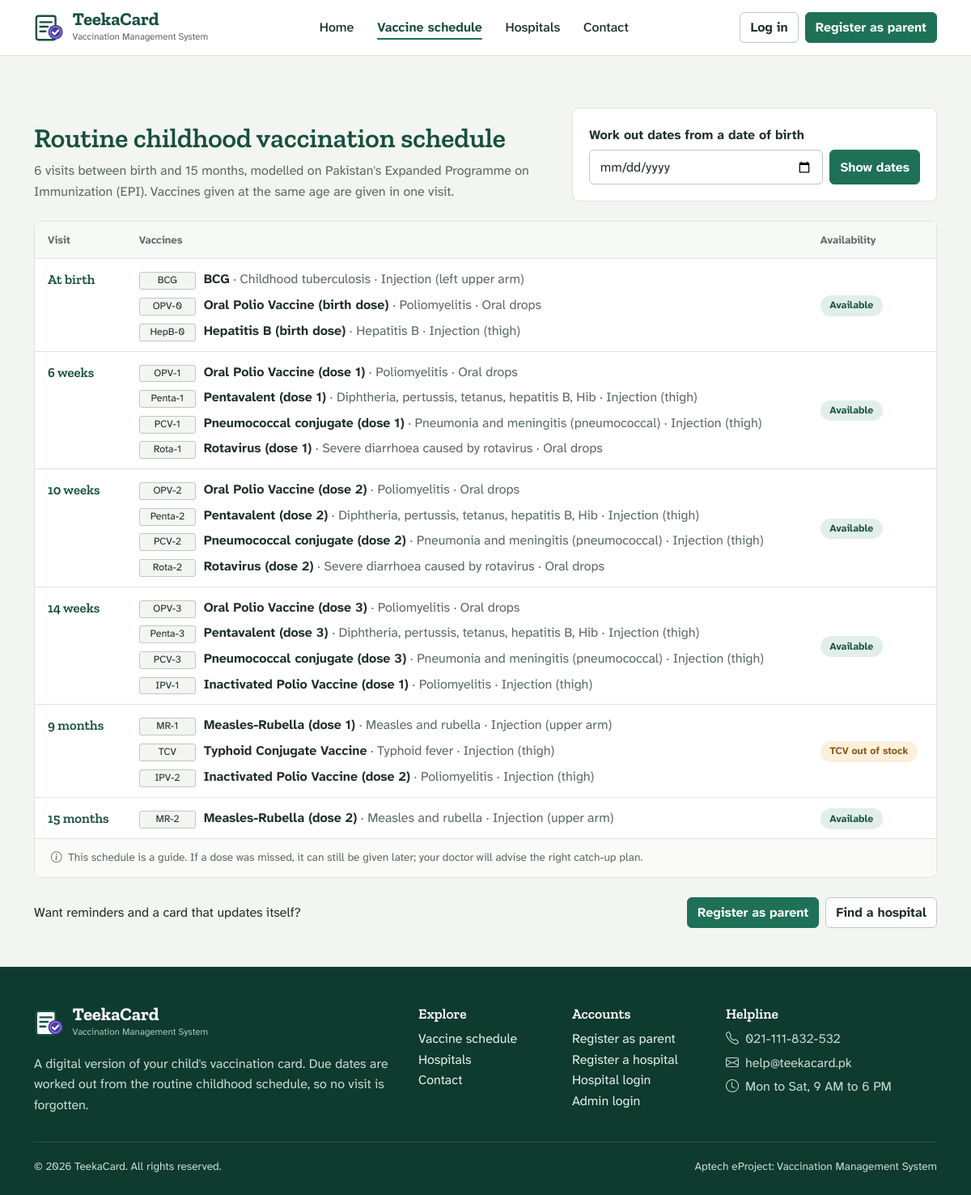
The page /1_Source_Code/vms/schedule.php on the database its author committed.
### tables this page shows
CREATE TABLE `vaccines` (
  `id`               INT UNSIGNED NOT NULL AUTO_INCREMENT,
  `name`             VARCHAR(100) NOT NULL,
  `short_name`       VARCHAR(20)  NOT NULL,
  `protects_against` VARCHAR(255) NOT NULL,
  `age_days`         INT UNSIGNED NOT NULL DEFAULT 0,
  `age_label`        VARCHAR(30)  NOT NULL,
  `route`            VARCHAR(50)  NULL DEFAULT NULL,
  `description`      TEXT NULL,
  `status`           ENUM('Available','Unavailable') NOT NULL DEFAULT 'Available',
  `created_at`       DATETIME NOT NULL DEFAULT CURRENT_TIMESTAMP,
  `updated_at`       DATETIME NULL DEFAULT NULL ON UPDATE CURRENT_TIMESTAMP,
  PRIMARY KEY (`id`),
  UNIQUE KEY `uq_vaccine_short` (`short_name`),
  KEY `idx_vaccine_age` (`age_days`)
);

### 1_Source_Code/vms/includes/db.php (called while the page is built, shortened)
<?php
function db(): PDO
{
    static $pdo = null;
    if ($pdo === null) {
        $dsn = 'mysql:host=' . DB_HOST . ';port=' . DB_PORT . ';dbname=' . DB_NAME . ';charset=utf8mb4';
        try {
            $pdo = new PDO($dsn, DB_USER, DB_PASS, [
                PDO::ATTR_ERRMODE            => PDO::ERRMODE_EXCEPTION,
                PDO::ATTR_DEFAULT_FETCH_MODE => PDO::FETCH_ASSOC,
                PDO::ATTR_EMULATE_PREPARES   => false,
            ]);
            $pdo->exec("SET time_zone = '" . date('P') . "'");
        } catch (PDOException $e) {
            db_setup_error($e->getMessage());
        }
    }
    return $pdo;
}
function db_run(string $sql, array $params = []): PDOStatement
{
    $stmt = db()->prepare($sql);
    $stmt->execute();
    return $stmt;
}
function db_all(string $sql, array $params = []): array
{
    return db_run($sql, $params)->fetchAll();
}

### 1_Source_Code/vms/includes/schedule.php (called while the page is built, shortened)
<?php
function vaccine_catalog(): array
{
    static $catalog = null;
    if ($catalog === null) {
        $catalog = db_all('SELECT * FROM vaccines ORDER BY age_days, id');
    }
    return $catalog;
}

### 1_Source_Code/vms/includes/auth.php (called while the page is built, shortened)
<?php
function is_logged_in(): bool
{
    return !empty($_SESSION['auth']['id']);
}

### 1_Source_Code/vms/schedule.php (the view, shortened to what this page needs)
<?php
$dob      = get('dob');
$dobError = '';
$visits = [];
foreach (vaccine_catalog() as $v) {
    $age = (int) $v['age_days'];
    if (!isset($visits[$age])) {
        $visits[$age] = ['label' => $v['age_label'], 'vaccines' => []];
    }
    $visits[$age]['vaccines'][] = $v;
}
$nextAge = null;
require __DIR__ . '/includes/layout/public-header.php';
?>
<section class="section pb-4">
    <div class="container">
        <div class="row g-4 align-items-end">
            <div class="col-lg-7">
                <h1>Routine childhood vaccination schedule</h1>
                <p class="text-soft mb-0">
                    <?= count($visits) ?> visits between birth and 15 months, modelled on Pakistan's
                    Expanded Programme on Immunization (EPI). Vaccines given at the same age are given in one visit.
                </p>
            </div>
            <div class="col-lg-5">
                <form class="sheet sheet-body" method="get" novalidate>
                    <label class="form-label" for="dob">Work out dates from a date of birth</label>
                    <div class="d-flex gap-2">
                        <input class="form-control<?= $dobError ? ' is-invalid' : '' ?>" type="date" id="dob" name="dob"
                               value="<?= e($dob) ?>" max="<?= today() ?>" required>
                        <button class="btn btn-primary text-nowrap" type="submit">Show dates</button>
                    </div>
                </form>
            </div>
        </div>
    </div>
</section>
<section class="pb-5">
    <div class="container">
        <div class="sheet">
            <div class="table-responsive">
                <table class="table schedule-table">
                    <thead>
                        <tr>
                            <th scope="col">Visit</th>
                            <th scope="col">Vaccines</th>
                            <th scope="col">Availability</th>
                        </tr>
                    </thead>
                    <tbody>
                        <?php foreach ($visits as $age => $visit): ?>
                            <?php
                            $unavailable = array_filter($visit['vaccines'], function ($v) { return $v['status'] === 'Unavailable'; });
                            ?>
                            <tr<?= $age === $nextAge ? ' class="table-row-next"' : '' ?>>
                                <th scope="row" class="visit-cell">
                                    <?= e($visit['label']) ?>
                                </th>
                                <td>
                                    <?php foreach ($visit['vaccines'] as $v): ?>
                                        <div class="vaccine-line">
                                            <span class="dose-cell"><?= e($v['short_name']) ?></span>
                                            <span><strong><?= e($v['name']) ?></strong>
                                                <span class="text-soft">&middot; <?= e($v['protects_against']) ?></span>
                                                <?php if ($v['route']): ?><span class="text-soft">&middot; <?= e($v['route']) ?></span><?php endif; ?>
                                            </span>
                                        </div>
                                    <?php endforeach; ?>
                                </td>
                                <td>
                                    <?php if (!$unavailable): ?>
                                        <?= status_badge('Available') ?>
                                    <?php else: ?>
                                        <span class="pill pill-amber">
                                            <?= e(implode(', ', array_column($unavailable, 'short_name'))) ?> out of stock
                                        </span>
                                    <?php endif; ?>
                                </td>
                            </tr>
                        <?php endforeach; ?>
                    </tbody>
                </table>
            </div>
            <div class="sheet-foot small-note">
                <i class="bi bi-info-circle me-1" aria-hidden="true"></i>
                This schedule is a guide. If a dose was missed, it can still be given later; your doctor will advise the right catch-up plan.
            </div>
        </div>
        <div class="d-flex flex-wrap justify-content-between align-items-center gap-3 mt-4">
            <p class="mb-0">Want reminders and a card that updates itself?</p>
            <div class="d-flex gap-2">
                <?php if (is_logged_in() && current_role() === 'parent'): ?>
                    <a class="btn btn-primary" href="<?= url('parent/children.php') ?>">Go to my children</a>
                <?php else: ?>
                    <a class="btn btn-primary" href="<?= url('register.php') ?>">Register as parent</a>
                <?php endif; ?>
                <a class="btn btn-light" href="<?= url('hospitals.php') ?>">Find a hospital</a>
            </div>
        </div>
    </div>
</section>
<?php require __DIR__ . '/includes/layout/public-footer.php'; ?>

### 1_Source_Code/vms/assets/css/app.css (style rules this page uses)
:root { --paper: #F3F5F1; --sheet: #FFFFFF; --rule: #DCE3DD; --rule-strong: #BCC8C0; --ink: #1F2D29; --ink-soft: #5A6963; --pine: #16503F; --pine-deep: #0F3A2E; --green: #1E7156; --green-hover: #185E47; --green-tint: #E2EFE8; --stamp: #4A3AA8; --stamp-tint: #ECEAF8; --amber: #8F5405; --amber-tint: #FBF0DD; --amber-line: #E3B25F; --red: #A8342A; --red-tint: #F8E5E2; --grey-tint: #ECEFEC; --font-body: "Atkinson Hyperlegible Next", "Segoe UI", system-ui, -apple-system, Roboto, Arial, sans-serif; --font-display: "Zilla Slab", Rockwell, "Roboto Slab", Georgia, serif; --bs-body-font-family: var(--font-body); --bs-body-font-size: 1rem; --bs-body-line-height: 1.6; --bs-body-color: var(--ink); --bs-body-bg: var(--paper); --bs-emphasis-color: var(--ink); --bs-secondary-color: var(--ink-soft); --bs-border-color: var(--rule); --bs-link-color: var(--green); --bs-link-color-rgb: 30, 113, 86; --bs-link-hover-color: var(--pine); --bs-link-hover-color-rgb: 22, 80, 63; --bs-primary: var(--green); --bs-primary-rgb: 30, 113, 86; --bs-border-radius: 6px; --bs-heading-color: var(--pine); }
html { scroll-padding-top: 90px; }
body { min-height: 100vh; display: flex; flex-direction: column; -webkit-font-smoothing: antialiased; }
h1, h2, h3, h4, .display-font { font-family: var(--font-display); font-weight: 600; line-height: 1.15; color: var(--pine); }
h1 { font-size: 2.1rem; }
p { max-width: 72ch; }
.text-soft { color: var(--ink-soft) !important; }
.small-note { font-size: .85rem; color: var(--ink-soft); }
.btn { font-weight: 600; border-radius: 6px; --bs-btn-focus-shadow-rgb: 74, 58, 168; }
.btn-primary { --bs-btn-bg: var(--green); --bs-btn-border-color: var(--green); --bs-btn-hover-bg: var(--green-hover); --bs-btn-hover-border-color: var(--green-hover); --bs-btn-active-bg: var(--pine); --bs-btn-active-border-color: var(--pine); --bs-btn-disabled-bg: var(--green); --bs-btn-disabled-border-color: var(--green); }
.btn-light { --bs-btn-bg: var(--sheet); --bs-btn-border-color: var(--rule-strong); --bs-btn-color: var(--ink); --bs-btn-hover-bg: var(--paper); --bs-btn-hover-border-color: var(--rule-strong); --bs-btn-active-bg: var(--grey-tint); --bs-btn-active-border-color: var(--rule-strong); }
.form-label { font-weight: 600; margin-bottom: .3rem; }
.form-control, .form-select { border-color: var(--rule-strong); border-radius: 6px; padding: .55rem .8rem; background-color: var(--sheet); }
.pill { display: inline-block; padding: .15rem .65rem; border-radius: 999px; font-size: .78rem; font-weight: 700; border: 1px solid transparent; white-space: nowrap; line-height: 1.5; }
.pill-amber { background: var(--amber-tint); color: var(--amber); }
.dose-cell { border: 1px solid var(--rule-strong); border-radius: 3px; padding: 0 .4rem; font-size: .78rem; background: var(--paper); white-space: nowrap; }
.section { padding: 4rem 0; }
.schedule-table td, .schedule-table th { padding: .85rem 1rem; }
.schedule-table .visit-cell { font-family: var(--font-display); font-weight: 600; color: var(--pine); font-size: 1.05rem; white-space: nowrap; }
.vaccine-line { display: flex; gap: .6rem; align-items: baseline; flex-wrap: wrap; }
.vaccine-line + .vaccine-line { margin-top: .35rem; }
.vaccine-line .dose-cell { min-width: 4.4rem; text-align: center; }
.sheet { background: var(--sheet); border: 1px solid var(--rule); border-radius: 8px; }
.sheet-body { padding: 1.25rem; }
.sheet-foot { padding: .8rem 1.25rem; border-top: 1px solid var(--rule); background: #FAFBF9; border-radius: 0 0 8px 8px; }
.table { --bs-table-bg: transparent; --bs-table-color: var(--ink); --bs-table-hover-bg: #F7F9F6; margin: 0; }
.table > :not(caption) > * > * { padding: .75rem 1rem; border-bottom-color: var(--rule); }
.table thead th { font-weight: 600; font-size: .82rem; color: var(--ink-soft); background: #F7F9F6; white-space: nowrap; }
.table tbody tr:last-child > * { border-bottom: 0; }
.table td { vertical-align: middle; }

### rows shown on the page
vaccines: short_name "BCG", name "BCG", protects_against "Childhood tuberculosis", route "Injection (left upper arm)"
vaccines: short_name "OPV-0", name "Oral Polio Vaccine (birth dose)", protects_against "Poliomyelitis", route "Oral drops"
vaccines: short_name "HepB-0", name "Hepatitis B (birth dose)", protects_against "Hepatitis B", route "Injection (thigh)"
vaccines: short_name "OPV-1", name "Oral Polio Vaccine (dose 1)", protects_against "Poliomyelitis", route "Oral drops"
vaccines: short_name "Penta-1", name "Pentavalent (dose 1)", protects_against "Diphtheria, pertussis, tetanus, hepatitis B, Hib", route "Injection (thigh)"
vaccines: short_name "PCV-1", name "Pneumococcal conjugate (dose 1)", protects_against "Pneumonia and meningitis (pneumococcal)", route "Injection (thigh)"
vaccines: short_name "Rota-1", name "Rotavirus (dose 1)", protects_against "Severe diarrhoea caused by rotavirus", route "Oral drops"
vaccines: short_name "OPV-2", name "Oral Polio Vaccine (dose 2)", protects_against "Poliomyelitis", route "Oral drops"
vaccines: short_name "Penta-2", name "Pentavalent (dose 2)", protects_against "Diphtheria, pertussis, tetanus, hepatitis B, Hib", route "Injection (thigh)"
vaccines: short_name "PCV-2", name "Pneumococcal conjugate (dose 2)", protects_against "Pneumonia and meningitis (pneumococcal)", route "Injection (thigh)"
vaccines: short_name "Rota-2", name "Rotavirus (dose 2)", protects_against "Severe diarrhoea caused by rotavirus", route "Oral drops"
vaccines: short_name "OPV-3", name "Oral Polio Vaccine (dose 3)", protects_against "Poliomyelitis", route "Oral drops"
vaccines: short_name "Penta-3", name "Pentavalent (dose 3)", protects_against "Diphtheria, pertussis, tetanus, hepatitis B, Hib", route "Injection (thigh)"
vaccines: short_name "PCV-3", name "Pneumococcal conjugate (dose 3)", protects_against "Pneumonia and meningitis (pneumococcal)", route "Injection (thigh)"
vaccines: short_name "IPV-1", name "Inactivated Polio Vaccine (dose 1)", protects_against "Poliomyelitis", route "Injection (thigh)"
vaccines: short_name "MR-1", name "Measles-Rubella (dose 1)", protects_against "Measles and rubella", route "Injection (upper arm)"
vaccines: short_name "TCV", name "Typhoid Conjugate Vaccine", protects_against "Typhoid fever", route "Injection (thigh)"
vaccines: short_name "IPV-2", name "Inactivated Polio Vaccine (dose 2)", protects_against "Poliomyelitis", route "Injection (thigh)"
vaccines: short_name "MR-2", name "Measles-Rubella (dose 2)", protects_against "Measles and rubella", route "Injection (upper arm)"

### other values the page prints
APP_NAME "TeekaCard"
APP_TAGLINE "Vaccination Management System"
$navLabel "Home"
$navLabel "Vaccine schedule"
$navLabel "Hospitals"
$navLabel "Contact"
count($visits) "6"
$visit['label'] "At birth"
$visit['label'] "6 weeks"
$visit['label'] "10 weeks"
$visit['label'] "14 weeks"
$visit['label'] "9 months"
implode(', ', array_column($unavailable, 'short_name')) "TCV"
$visit['label'] "15 months"
